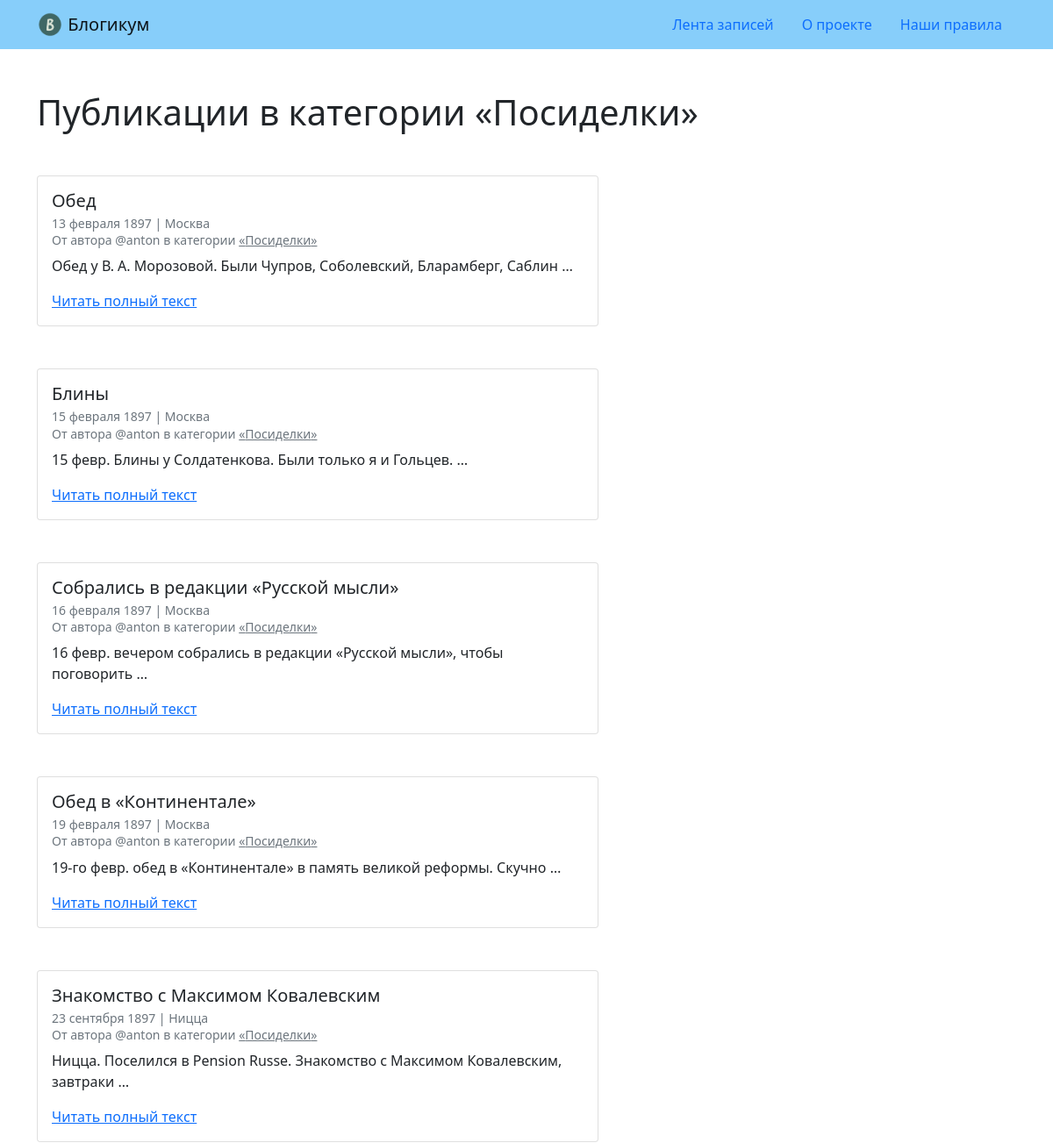
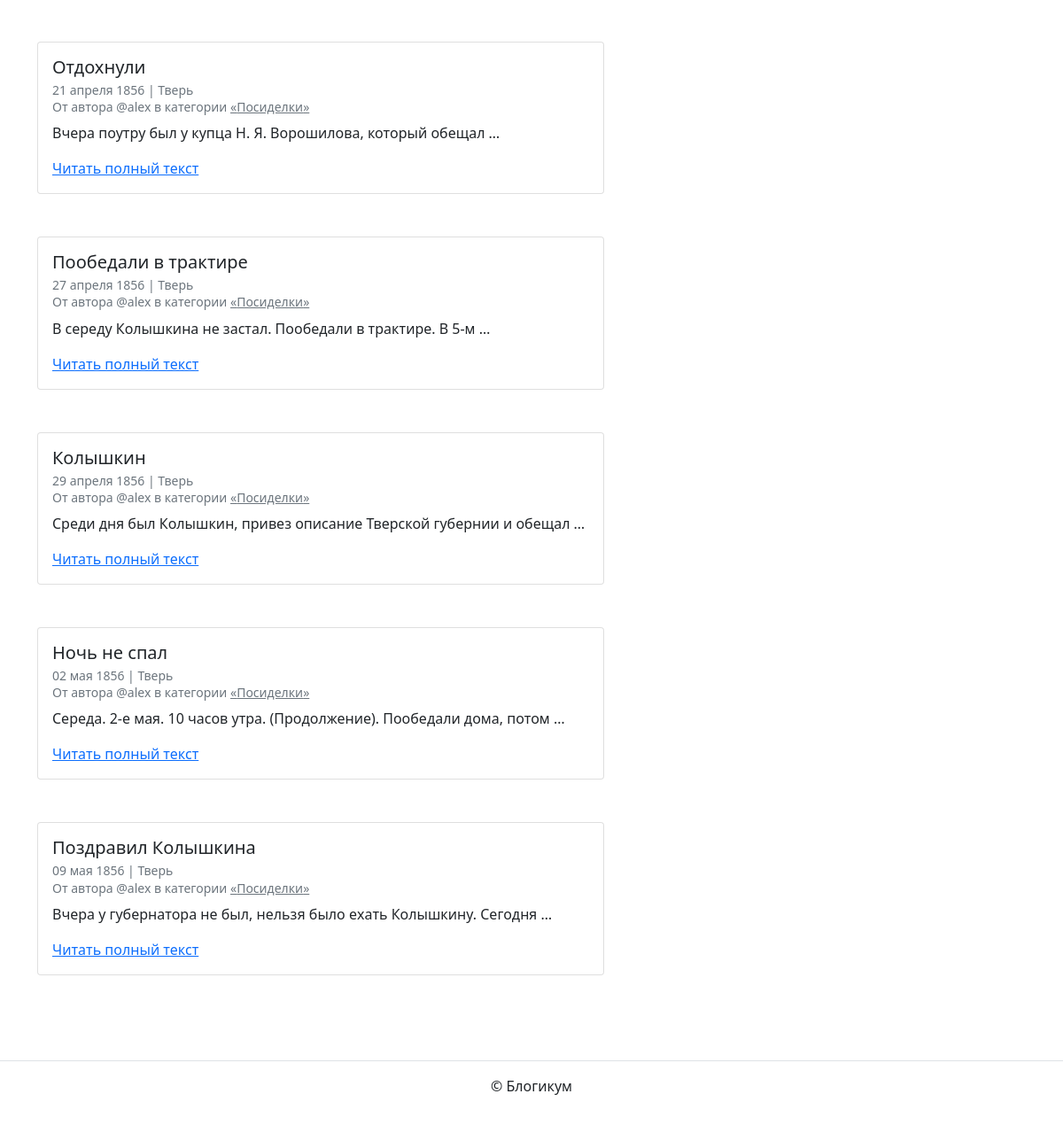
Page /category/party/ on the committed database (2 pictures, top to bottom).
### blog/models.py (models this page shows, shortened)
class BaseModel(models.Model):
    is_published = models.BooleanField(
        default=True,
        verbose_name='Опубликовано',
        help_text='Снимите галочку, чтобы скрыть публикацию.',
    )
    created_at = models.DateTimeField(
        auto_now_add=True,
        verbose_name='Добавлено',
    )
    class Meta:
        abstract = True

class Category(BaseModel):
    title = models.CharField(max_length=256, verbose_name='Заголовок')
    description = models.TextField(verbose_name='Описание')
    slug = models.SlugField(
        unique=True, verbose_name='Идентификатор',
        help_text='Идентификатор страницы для URL; '
                  'разрешены символы латиницы, цифры, дефис и подчёркивание.')
    class Meta:
        verbose_name = 'категория'
        verbose_name_plural = 'Категории'
    def __str__(self):
        return self.title

class Post(BaseModel):
    title = models.CharField(max_length=256, verbose_name='Заголовок')
    text = models.TextField(verbose_name='Текст')
    pub_date = models.DateTimeField(
        verbose_name='Дата и время публикации',
        help_text='Если установить дату и время в будущем — '
                  'можно делать отложенные публикации.')
    author = models.ForeignKey(User, on_delete=models.CASCADE,
                               verbose_name='Автор публикации')
    location = models.ForeignKey(Location, on_delete=models.SET_NULL,
                                 null=True, blank=True,
                                 verbose_name='Местоположение')
    category = models.ForeignKey(Category, on_delete=models.SET_NULL,
                                 null=True, verbose_name='Категория')
    published_objects = PostManager()
    objects = models.Manager()
    class Meta:
        verbose_name = 'публикация'
        verbose_name_plural = 'Публикации'

class Location(BaseModel):
    name = models.CharField(max_length=256, verbose_name='Название места')
    class Meta:
        verbose_name = 'местоположение'
        verbose_name_plural = 'Местоположения'

### blog/views.py (the view)
# urls.py: path('category/<slug:category_slug>/', views.category_posts,
def category_posts(request, category_slug):
    template = 'blog/category.html'
    category = get_object_or_404(
        Category,
        slug=category_slug,
        is_published=True,
    )
    post_list = Post.published_objects.filter(
        category=category,
    )
    context = {
        'post_list': post_list,
        'category': category,
    }
    return render(request, template, context)

### blog/managers.py (called while the page is built)
    def get_queryset(self, category=None):
        queryset = super().get_queryset().select_related(
            'category',
            'location',
            'author',
        ).filter(
            pub_date__lte=timezone.now(),
            is_published=True,
            category__is_published=True,
        )
        if category is not None:
            queryset = queryset.filter(category=category)
        return queryset

### templates/blog/category.html (shortened to what this page needs)
{% extends "base.html" %}
{% block content %}
<h1>Публикации в категории «{{ category }}»</h1>
{% for post in post_list %}
    <article class="mb-5">
        {% include "includes/post_card.html" %}
    </article>
{% endfor %}
{% endblock %}

### templates/includes/post_card.html
<div class="card" style="width: 40rem;">
    <div class="card-body">
      <h5 class="card-title">{{ post.title }}</h5>
      <h6 class="card-subtitle mb-2 text-muted">
        <small>
          {{ post.pub_date|date:"d E Y" }} | {% if post.location and post.location.is_published %}{{ post.location.name }}{% else %}Планета Земля{% endif %}<br>
          От автора @{{ post.author.username }} в категории {% include "includes/category_link.html" %}
        </small>
      </h6>
      <p class="card-text">{{ post.text|truncatewords:10 }}</p>
      <a href="{% url 'blog:post_detail' post.id %}" class="card-link">Читать полный текст</a>
    </div>
  </div>

### templates/includes/category_link.html
<a class="text-muted" href="{% url 'blog:category_posts' post.category.slug %}">
    «{{ post.category.title }}»
  </a>

### rows in the picture
Category: title "Посиделки"
Post: title "Обед", pub_date "13 февраля 1897", location.name "Москва", author.username "anton", category "Посиделки", text "Обед у В. А. Морозовой. Были Чупров, Соболевский, Бларамберг, Саблин …"
Post: title "Блины", pub_date "15 февраля 1897", location.name "Москва", author.username "anton", category "Посиделки", text "15 февр. Блины у Солдатенкова. Были только я и Гольцев. …"
Post: title "Собрались в редакции «Русской мысли»", pub_date "16 февраля 1897", location.name "Москва", author.username "anton", category "Посиделки", text "16 февр. вечером собрались в редакции «Русской мысли», чтобы поговорить …"
Post: title "Обед в «Континентале»", pub_date "19 февраля 1897", location.name "Москва", author.username "anton", category "Посиделки", text "19-го февр. обед в «Континентале» в память великой реформы. Скучно …"
Post: title "Знакомство с Максимом Ковалевским", pub_date "23 сентября 1897", location.name "Ницца", author.username "anton", category "Посиделки", text "Ницца. Поселился в Pension Russe. Знакомство с Максимом Ковалевским, завтраки …"
Post: title "Отдохнули", pub_date "21 апреля 1856", location.name "Тверь", author.username "alex", category "Посиделки", text "Вчера поутру был у купца Н. Я. Ворошилова, который обещал …"
Post: title "Пообедали в трактире", pub_date "27 апреля 1856", location.name "Тверь", author.username "alex", category "Посиделки", text "В середу Колышкина не застал. Пообедали в трактире. В 5-м …"
Post: title "Колышкин", pub_date "29 апреля 1856", location.name "Тверь", author.username "alex", category "Посиделки", text "Среди дня был Колышкин, привез описание Тверской губернии и обещал …"
Post: title "Ночь не спал", pub_date "02 мая 1856", location.name "Тверь", author.username "alex", category "Посиделки", text "Середа. 2-е мая. 10 часов утра. (Продолжение). Пообедали дома, потом …"
Post: title "Поздравил Колышкина", pub_date "09 мая 1856", location.name "Тверь", author.username "alex", category "Посиделки", text "Вчера у губернатора не был, нельзя было ехать Колышкину. Сегодня …"
